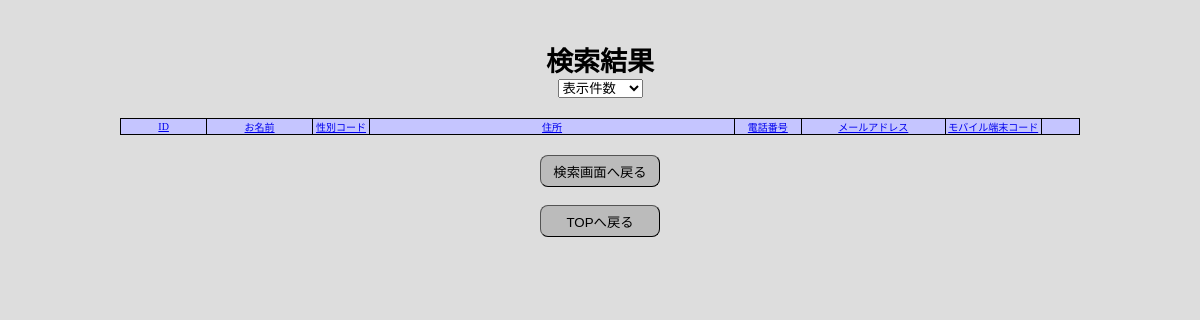
/searchresult.php, run on an earlier commit of the app's database.
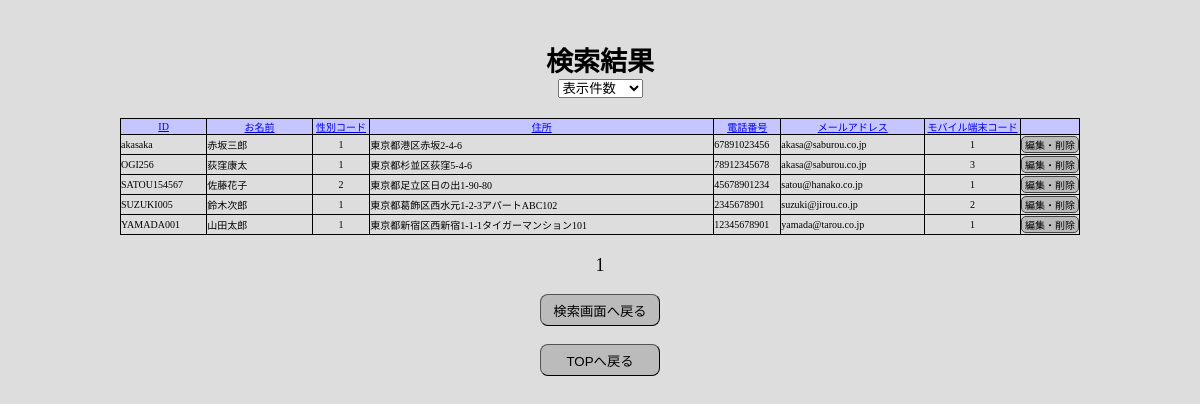
And on a later commit of the database.
### tables this page shows
CREATE TABLE users_data (
	user_id VARCHAR(24) UNIQUE NOT NULL,
	user_password VARCHAR(24) NOT NULL,
	user_name VARCHAR(32) NOT NULL,
	user_sex INT(1) NOT NULL,
	user_address VARCHAR(128) NOT NULL,
	user_tel VARCHAR(16) NOT NULL,
	user_mail_address VARCHAR(64) NOT NULL,
	user_mobile_device INT(1) NOT NULL
	);

### src/searchresult.php (the view, shortened to what this page needs)
<?php
try {
    $pdo = new PDO(
        'mysql:host=mysql;dbname=test_db;charset=utf8mb4',
        'test_db_docker',
        'test_db_docker_pass',
        [
            PDO::ATTR_DEFAULT_FETCH_MODE => PDO::FETCH_ASSOC,
            PDO::ATTR_ERRMODE => PDO::ERRMODE_EXCEPTION,
            PDO::ATTR_EMULATE_PREPARES => false,
        ]
    );
} catch (PDOException $e) {
    echo $e->getMessage();
    exit;
}
if (strpos($_SERVER['HTTP_REFERER'], 'search.php')) {
    setcookie('search_querys', $_SERVER['QUERY_STRING']);
    $search_querys = $_SERVER['QUERY_STRING'];
} else {
    $search_querys = $_COOKIE['search_querys'];
}
$sort_info = [];
include('app/_parts/_header.php');
?>
<?php
$search_info = [];
$where_conndition = function ($search_info) {
    $where_conndition = "";
    $count = 1;
    foreach ($search_info as $key => $value) {
        if (!empty($key)) {
            if ($count === 1) {
                $where_conndition = " WHERE " . $key . " LIKE :" . $key;
            } else {
                $where_conndition .= " AND " . $key . " LIKE :" . $key;
            }
            $count++;
        }
    }
    return $where_conndition;
};
$oreder_by_condition = function ($sort_info) {
    $oreder_by_condition = "";
    $count = 1;
    foreach ($sort_info as $key => $order_condition) {
        if (!empty($key)) {
            if ($count === 1) {
                $oreder_by_condition = " ORDER BY `" . $key . "` " . $order_condition;
            } else {
                $oreder_by_condition .= ", `" . $key . "` " . $order_condition;
            }
            $count++;
        }
    }
    return $oreder_by_condition;
};
$stmt = $pdo->prepare('SELECT user_id, user_name, user_sex, user_address, user_tel, user_mail_address, user_mobile_device FROM users_data' . $where_conndition($search_info) . $oreder_by_condition($sort_info));
$stmt->execute();
$search_results = $stmt->fetchAll();
?>
<main>
    <h1>検索結果</h1>
    <form class="display_items_count">
        <select onChange="location.href=value" ;>
            <option selected>表示件数</option>
        </select>
    </form>
    <?php
    $display_items_count = $_GET['display_items_count'] ?? $_COOKIE["display_items_count"] ?? 20;
    $search_items_count = count($search_results);
    $max_page_count = ceil($search_items_count / $display_items_count);
    $now_display = !isset($_GET['page_number']) ? 1 : (int)$_GET['page_number'];
    $start_number = ($now_display - 1) * $display_items_count;
    $display_search_results = array_slice($search_results, $start_number, $display_items_count, true);
    ?>
    <table>
        <tr>
            <th><a href="searchresult.php?<?= $search_querys ?>&sort_column=user_id">ID</a></th>
            <th><a href="searchresult.php?<?= $search_querys ?>&sort_column=user_name">お名前</a></th>
            <th><a href="searchresult.php?<?= $search_querys ?>&sort_column=user_sex">性別コード</a></th>
            <th><a href="searchresult.php?<?= $search_querys ?>&sort_column=user_address">住所</a></th>
            <th><a href="searchresult.php?<?= $search_querys ?>&sort_column=user_tel">電話番号</a></th>
            <th><a href="searchresult.php?<?= $search_querys ?>&sort_column=user_mail_address">メールアドレス</a></th>
            <th><a href="searchresult.php?<?= $search_querys ?>&sort_column=user_mobile_device">モバイル端末コード</a></th>
            <th></th>
        </tr>
        <?php
        foreach ($display_search_results as $personal_data) {
        ?><tr>
                <td><?= $personal_data["user_id"] ?></td>
                <td><?= $personal_data["user_name"] ?></td>
                <td><?= $personal_data["user_sex"] ?></td>
                <td><?= $personal_data["user_address"] ?></td>
                <td><?= $personal_data["user_tel"] ?></td>
                <td><?= $personal_data["user_mail_address"] ?></td>
                <td><?= $personal_data["user_mobile_device"] ?></td>
                <td>
                    <form action="personal_data_edit.php" method="post">
                        <input type="submit" id="edit_button" value="編集・削除">
                    </form>
                </td>
            </tr><?php
                }
                    ?>
    </table>
    <p class="page_select">
        <?php
        for ($i = 1; $i <= $max_page_count; $i++) {
            if ($i === $now_display) {
                echo $now_display . ' ';
            } else {
        ?>
                <a href="searchresult.php?<?= $search_querys ?>&page_number=<?= $i ?>"><?= $i ?></a>
        <?php
            }
        }
        ?>
    </p>
    <p><button type="button" onclick="location.href='search.php'" class="submit">検索画面へ戻る</button></p>
    <p>
        <button type="button" onclick="location.href='dbtest.php'" class="submit">TOPへ戻る</button>
    </p>
</main>
<?php
include('app/_parts/_footer.php');

### src/app/_parts/_header.php (shortened to what this page needs)
<!DOCTYPE html>
<html lang="ja">
<head>
  <link rel="stylesheet" href="css/styles.css">
</head>
<body>

### src/app/_parts/_footer.php (shortened to what this page needs)
</body>
</html>

### src/css/styles.css (style rules this page uses)
body { background-color: #DDD; font-size: large; margin: 0 0; padding: 0 0; }
h1 { display: block; text-align: center; font-size: 150%; margin: 0 0; margin-top: 40px; }
main p { display: block; text-align: center; white-space: nowrap }
table { width: 80%; margin: 20px auto; border-collapse: collapse; border: solid 1px #000; border-spacing: 0; padding: 0 auto; }
th, td { border: solid 1px #000; font-size: x-small; margin: 0 0; padding: 0 0; }
th { background-color: #C5C5FF; font-weight: normal; font-size: normal; }
th:nth-child(1) { width: 9%; }
th:nth-child(2) { width: 11%; }
th:nth-child(3) { width: 6%; text-align: center; }
th:nth-child(4) { width: auto; }
th:nth-child(5) { width: 7%; }
th:nth-child(6) { width: 15%; }
th:nth-child(7) { width: 10%; }
th:nth-child(8) { width: 4%; }
td:nth-child(3) { text-align: center; }
td:nth-child(7) { text-align: center; }
td:nth-child(8) { text-align: center; }
.submit { display: block; height: 32px; width: 120px; border-radius: 8px; border-width: 1px; background-color: #BBB; margin: 0 auto; text-align: center; }
button, .button { display: block; margin: 8px auto; padding: 4px; text-align: center; background-color: #BBB; border-radius: 8px; border-width: 1px; }
button, .button:hover { background-color: #DDDDEE; }
.page_select { text-align: center; }
.display_items_count { display: flex; justify-content: center; }
#edit_button { font-size: x-small; margin: 1px auto; padding: 0 3px; background-color: #BBB; border: 1px solid #444; border-radius: 5px; }

What changed in the data, as far as the page shows it:
added users_data: user_id "akasaka", user_name "赤坂三郎", user_sex "1", user_address "東京都港区赤坂2-4-6", user_tel "67891023456", user_mail_address "akasa@saburou.co.jp", user_mobile_device "1"
added users_data: user_id "OGI256", user_name "荻窪康太", user_sex "1", user_address "東京都杉並区荻窪5-4-6", user_tel "78912345678", user_mail_address "akasa@saburou.co.jp", user_mobile_device "3"
added users_data: user_id "SATOU154567", user_name "佐藤花子", user_sex "2", user_address "東京都足立区日の出1-90-80", user_tel "45678901234", user_mail_address "satou@hanako.co.jp", user_mobile_device "1"
added users_data: user_id "SUZUKI005", user_name "鈴木次郎", user_sex "1", user_address "東京都葛飾区西水元1-2-3アパートABC102", user_tel "2345678901", user_mail_address "suzuki@jirou.co.jp", user_mobile_device "2"
added users_data: user_id "YAMADA001", user_name "山田太郎", user_sex "1", user_address "東京都新宿区西新宿1-1-1タイガーマンション101", user_tel "12345678901", user_mail_address "yamada@tarou.co.jp", user_mobile_device "1"
Also different on the page:
new list line: "1"
